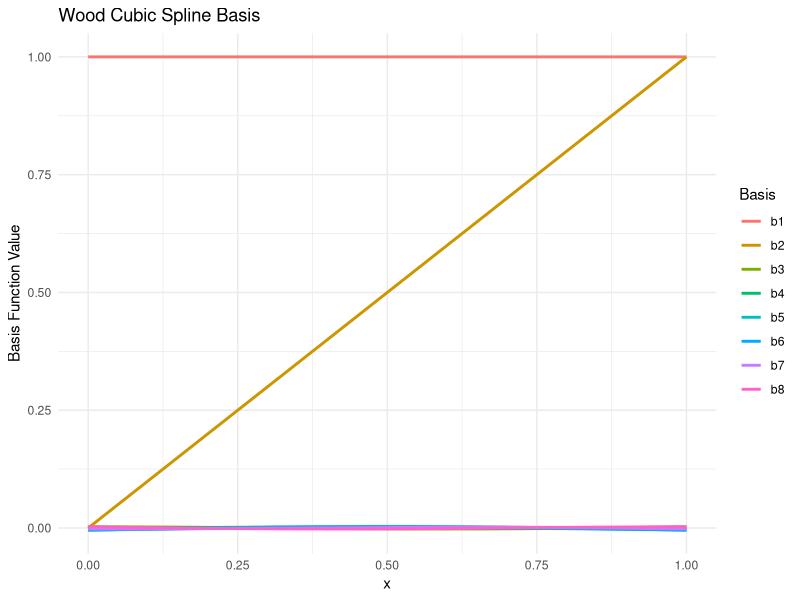
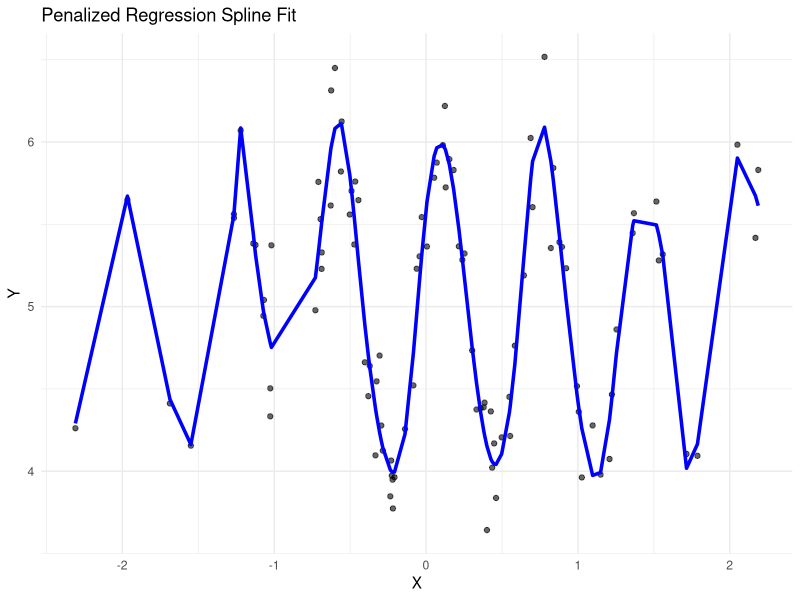
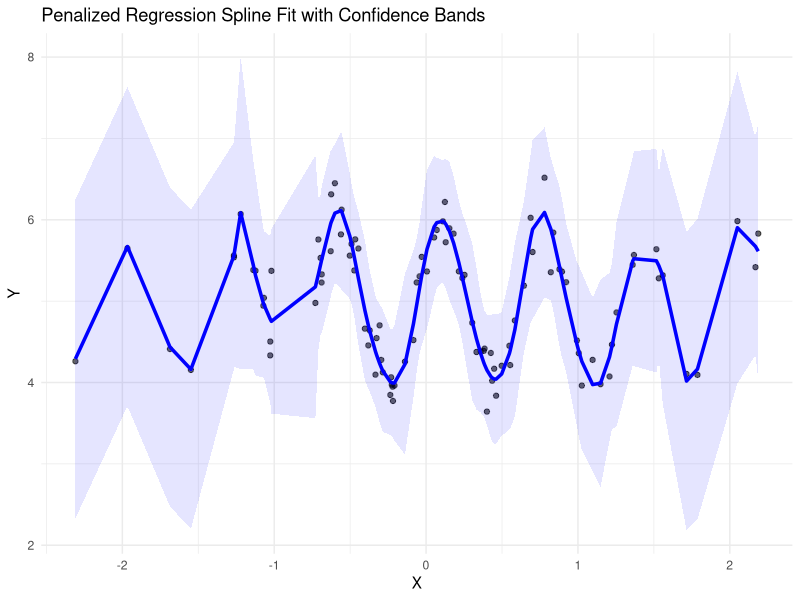

These charts were generated, in order, by the following R code: (Note: this script raises an error after producing the figures.)
## ---- chunk 1
knitr::opts_chunk$set(echo = TRUE)
## ---- chunk 2
library(ggplot2)
library(tidyverse)

rm(list=ls())

# Define x
x = seq(0,1, length.out=100)

#x = rnorm(100,0,1)
# We choose equally spaced notes over the range [0,1]

knots = seq(0,1,length.out=8) # we set this to 8 as the first and last knots will be removed, so this ensures we are left with 6

# Basis functions per Woods formulation

b1 = function(x) {
  rep(1, length(x))
}

b2 = function(x){
  x
}

R_x_z = function(x, z) {
  ((z - 0.5)^2 - 1/12) * ((x - 0.5)^2 - 1/12) / 4 - 
  ((abs(x - z) - 0.5)^4 - 0.5 * (abs(x - z) - 0.5)^2 + 7/240) / 24
}

# Construct the basis matrix

basis_matrix = cbind(b1(x), b2(x),sapply(knots[-c(1,length(knots))],function(k) R_x_z(x,k)))

basis_design_matrix = basis_matrix %>% as_tibble()
                  
colnames(basis_design_matrix) = c("b1", "b2", "b3", "b4", paste0("b", 5:(4 + length(knots))))
basis_design_matrix = basis_design_matrix %>%
                       mutate(x = x)

basis_melted <- reshape2::melt(basis_design_matrix, id.vars = "x")

ggplot(basis_melted, aes(x = x, y = value, color = variable)) + 
  geom_line(size = 1) + 
  labs(title = "Wood Cubic Spline Basis",
       x = "x", y = "Basis Function Value", color = "Basis") +
  #xlim(0, 1) + 
  theme_minimal()

## ---- chunk 3
set.seed(123)
n <- 100
x = rnorm(n,0,1)

y <- 5 + sin(3 * pi * (x-0.6)) + rnorm(n, sd = 0.5^2)


knots <- seq(min(x), max(x), length.out = 32) # We define length of 32 because the first and last knots will be removed, to ensure we have exactly 30 knots

# Construct penalty matrix
knot_positions <- knots[-c(1, length(knots))]
n_knots = length(knot_positions)
S = matrix(0, n_knots, n_knots)
for(i in 1:n_knots){
  for (j in 1: n_knots){
    S[i,j] = R_x_z(knot_positions[i], knot_positions[j])
  }
}

penalized_regression_spline = function(lambda){
  basis_matrix <- cbind(
  b1(x),
  b2(x),
  sapply(knot_positions, function(k) R_x_z(x, k))
)
  P = lambda * S
  X  = basis_matrix[, 3:ncol(basis_matrix)]
  XtX_plus_p = t(X)%*%X + P 
  XtY = t(X)%*%y
  beta_hat = solve(XtX_plus_p)%*%XtY
  fitted_values = X %*% beta_hat
  H = X %*% solve(XtX_plus_p) %*% t(X)
  se_errors = sqrt(diag(H))
  return (list(fitted_values = fitted_values , se_errors = se_errors))
}

fit_result = penalized_regression_spline(0.00000001) # choose a random lambda value

plot_data <- data.frame(x = x, y = y, y_hat = fit_result$fitted_values, se_errors=fit_result$se_errors)

ggplot(plot_data, aes(x = x, y = y)) + 
  geom_point(color = 'black', alpha = 0.6) +
  geom_line(aes(y = y_hat), color = 'blue', size = 1.2) +
  labs(title = "Penalized Regression Spline Fit",
       x = "X",
       y = "Y") +
  theme_minimal()
## ---- chunk 4

# (95% confidence intervals)
upper <- fit_result$fitted_values + 1.96 * fit_result$se_errors
lower <- fit_result$fitted_values - 1.96 * fit_result$se_errors


plot_data <- data.frame(x = x, y = y, y_hat = fit_result$fitted_values, lower = lower, upper = upper)

ggplot(plot_data, aes(x = x, y = y)) + 
  geom_point(color = 'black', alpha = 0.6) +
  geom_line(aes(y = y_hat), color = 'blue', size = 1.2) +
  geom_ribbon(aes(ymin = lower, ymax = upper), alpha = 0.1, fill = 'blue') +
  labs(title = "Penalized Regression Spline Fit with Confidence Bands",
       x = "X",
       y = "Y") +
  theme_minimal()
## ---- chunk 5

compute_gcv = function(lambda){
  basis_matrix <- cbind(
  b1(x),
  b2(x),
  sapply(knots_fit[-c(1, length(knots_fit))], function(k) R_x_z(x, k))
)
  P = lambda * S
  P = P[3:ncol(basis_matrix), 3:ncol(basis_matrix)]
  X  = basis_matrix[, 3:ncol(basis_matrix)]
  XtX_plus_p = t(X)%*%X + P 
  XtY = t(X)%*%y
  beta_hat = solve(XtX_plus_p)%*%XtY
  fitted_values = X %*% beta_hat
  
  # Compute residuals
  residuals = y - fitted_values
  H = X %*% solve(XtX_plus_p)%*%t(X)
  edf = sum(diag(H))
  
  # Compute the GCV score
  n = length(y)
  gcv = sum(residuals^2)/(n*(1-edf/n)^2)
  return (gcv)
}

lambda_values <- seq(0.001, 1, length.out = 100)
gcv_scores <- sapply(lambda_values, compute_gcv)

gcv_data <- data.frame(lambda = lambda_values, gcv = gcv_scores)

ggplot(gcv_data, aes(x = lambda, y = gcv)) +
  geom_line(color = 'blue', size = 1.2) +
  labs(title = "GCV as a Function of the Smoothing Parameter",
       x = "Smoothing Parameter (lambda)",
       y = "GCV Score") +
  theme_minimal()

## ---- chunk 6
pulsar_data = read.csv2("Pulsar.csv", header = TRUE, sep=",")
head(pulsar_data)
## ---- chunk 7
